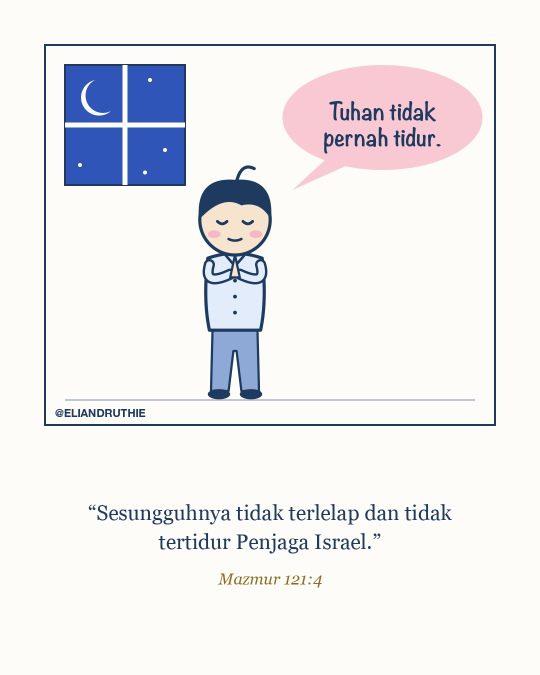
#> input picture output/eli/hari2_malam.jpg, 1080 x 1350 px (shown at 1/2 size)
$ python -i gaya_w8.py   (imports and definitions only)
#> lines starting #> are read from the running program, lines starting #| are printed output that depends on the picture
#> further down, picture is the input picture: PIL image 1080x1350 RGB; mean R, G, B 236.8, 236.2, 238.1
"""Akun Tenang - minggu 8 (konten/tenang_w8.py): 12 gaya baru, satu gaya per slot.
KORAN (halaman depan koran "Kabar Baik"), LETTER (papan huruf felt), KUIS (kuis Alkitab 2 slide), STICKY (catatan tempel di kulkas),
MENU (papan kapur kafe), SEARCH (Reels mesin pencari), ORNAMEN (bola hiasan Natal, hitung mundur), KODE (editor kode),
KARTUPOS (kartu pos tulisan tangan), FLIP (Reels papan huruf bandara), PETA (aplikasi peta), LILIN (lilin di malam hari).
Komik Eli 3x seminggu.

  python3 gaya_w8.py [reels]
"""
import importlib
import math
import sys

import numpy as np
from PIL import Image, ImageDraw, ImageFilter, ImageOps

import cerita
import config
import render
from gaya_w6 import cover, foto_warna, georgia, hn, tambah_musik
from gaya_w7 import (bayangan, bersih, comp, ease, fade, ft, gradasi, pas, selotip, sprite, tangan, tanpa_kutip,
                     vintage)
from render import OUT, W, H, grain, save, wrap

HANDLE = config.AKUN["tenang"]["handle"]
MOD = "tenang_w8"
RW, RH, FPS = 1080, 1920, 30
HARI = ["Minggu", "Senin", "Selasa", "Rabu", "Kamis", "Jumat", "Sabtu"]
ADEGAN = ["fajar", "laut", "kabut", "bintang"]


def tanggal(i):
    return f"{HARI[i % 7]}, {15 + i} November 2026"


def balik_gelap(img):
    """Mode gelap: warna dibalik lalu rona diputar 180 derajat supaya biru tetap biru."""
    inv = ImageOps.invert(img.convert("RGB"))
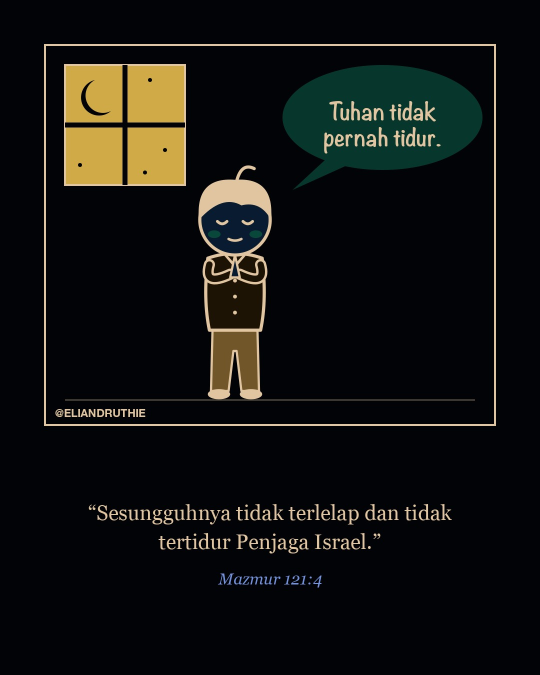
#> inv: PIL image 1080x1350 RGB (shown at 1/2 size); mean R, G, B 18.2, 18.8, 16.9
    h, s, v = inv.convert("HSV").split()
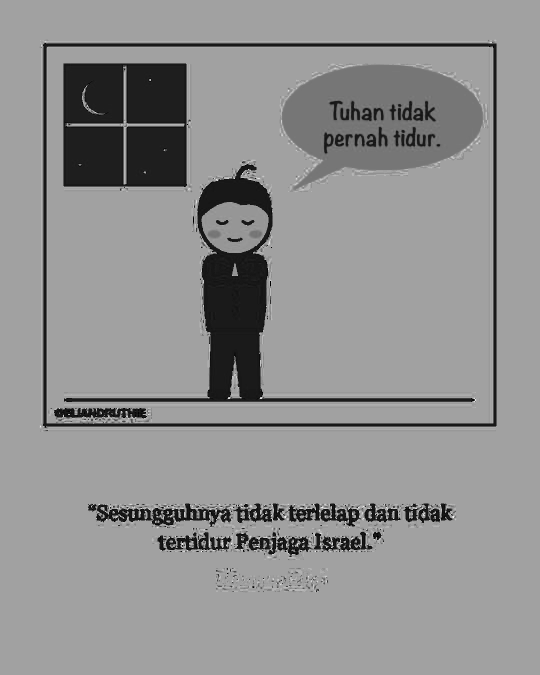
#> h: PIL image 1080x1350 L (shown at 1/2 size); min 0, max 252, mean 144.6
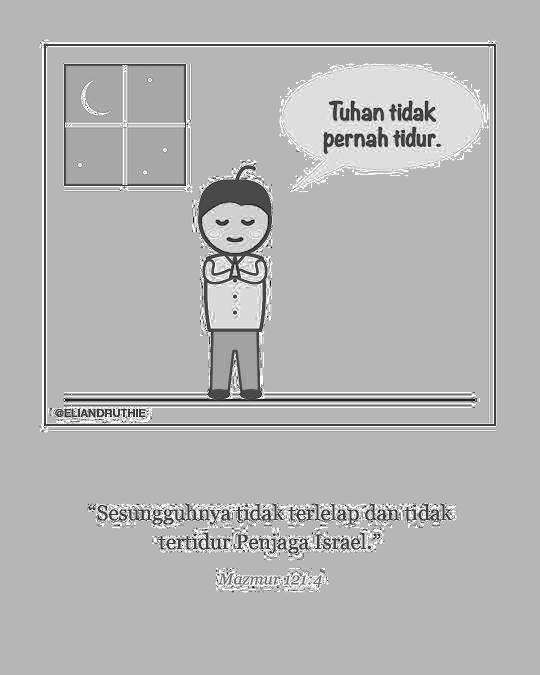
#> s: PIL image 1080x1350 L (shown at 1/2 size); min 0, max 255, mean 180.6
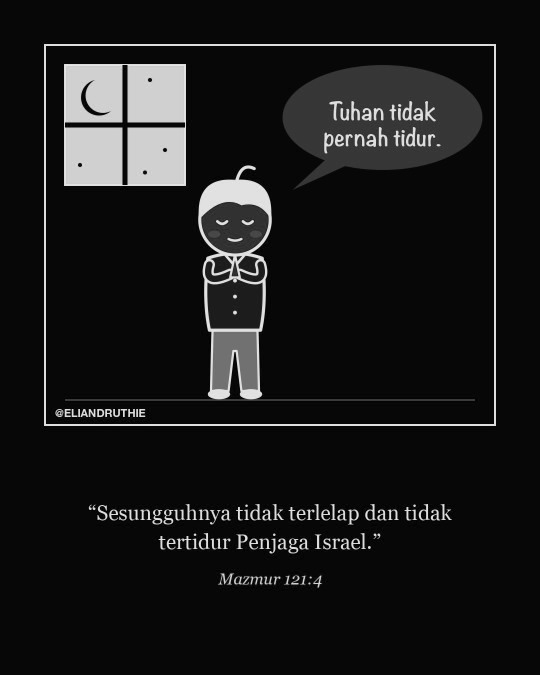
#> v: PIL image 1080x1350 L (shown at 1/2 size); min 0, max 239, mean 24.8
    return Image.merge("HSV", (h.point(lambda x: (x + 128) % 256), s, v)).convert("RGB")
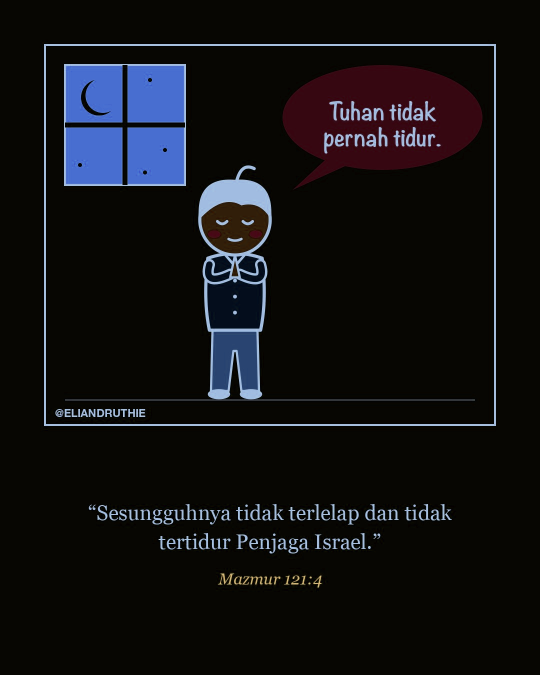
#> returned value: PIL image 1080x1350 RGB (shown at 1/2 size); mean R, G, B 17.4, 16.9, 18.7


# [14 lines left out: function justify, not called in this run]


# ---------- KORAN: halaman depan "Kabar Baik" ----------

KERTAS, TINTA = (236, 230, 214), (34, 30, 26)


# [106 lines left out: functions halftone, koran_image, not called in this run]


# ---------- LETTER: papan huruf felt ----------

DINDING = [(232, 214, 200), (205, 220, 214), (226, 222, 236), (240, 226, 196), (214, 226, 236), (236, 210, 206), (222, 230, 210)]


# [51 lines left out: functions kayu, letter_image, not called in this run]


# ---------- KUIS: kuis Alkitab 2 slide ----------

KUIS_WARNA = [((255, 214, 102), (40, 34, 20)), ((150, 210, 255), (16, 34, 60)), ((255, 170, 160), (60, 20, 20)), ((180, 230, 170), (20, 50, 20))]


# [58 lines left out: function kuis_slide, not called in this run]


def kuis_files(p, i, mod):
    return [save(kuis_slide(p, i, False), f"{mod}/kuis{i + 1}_1.jpg"), save(kuis_slide(p, i, True), f"{mod}/kuis{i + 1}_2.jpg")]


# ---------- STICKY: catatan tempel di kulkas ----------

POSTIT = [(255, 236, 120), (255, 182, 200), (166, 216, 255), (190, 236, 170)]


# [116 lines left out: functions postit, sticky_image, kapur, menu_image, not called in this run]


# ---------- ORNAMEN: bola hiasan Natal, hitung mundur ----------

BOLA = [(196, 30, 46), (206, 160, 60), (30, 120, 70), (40, 80, 170), (170, 176, 188), (130, 24, 50), (20, 110, 110)]


# [55 lines left out: function ornamen_image, not called in this run]


# ---------- KODE: editor kode ----------

KATA_KUNCI = {"def", "while", "if", "else", "elif", "for", "in", "return", "True", "False", "None", "and", "or", "not",
              "import", "from", "class", "with", "as", "try", "except", "pass", "break", "is"}
WK = {"bg": (30, 30, 46), "teks": (205, 214, 244), "kunci": (203, 166, 247), "str": (166, 227, 161), "kom": (127, 132, 156),
      "angka": (250, 179, 135), "fungsi": (137, 180, 250), "ayat": (249, 226, 175)}


# [143 lines left out: functions warnai, kode_image, prangko, kartupos_image, not called in this run]


# ---------- PETA: aplikasi peta dengan rute ----------

PETA_TERANG = {"tanah": (237, 232, 223, 255), "taman": (200, 226, 186, 255), "air": (170, 210, 232, 255),
               "tepi": (214, 208, 198, 255), "jalan": (255, 255, 255, 255), "raya": (250, 214, 120, 255)}
PETA_GELAP = {"tanah": (32, 36, 48, 255), "taman": (36, 58, 50, 255), "air": (34, 58, 92, 255),
              "tepi": (24, 26, 36, 255), "jalan": (66, 72, 90, 255), "raya": (140, 110, 56, 255)}


# [153 lines left out: functions pin, peta_image, lilin_image, not called in this run]


# ---------- SEARCH (Reels): mesin pencari ----------

BIRU_LINK, ABU_T = (26, 84, 200), (95, 99, 104)


# [124 lines left out: functions kaca_pembesar, search_reel, not called in this run]


# ---------- FLIP (Reels): papan huruf bandara ----------

KARAKTER = " ABCDEFGHIJKLMNOPQRSTUVWXYZ0123456789.,!?'-:"


# [64 lines left out: function flip_reel, not called in this run]


# ---------- semua ----------

SIMPLE = {"KORAN": koran_image, "LETTER": letter_image, "STICKY": sticky_image, "MENU": menu_image, "ORNAMEN": ornamen_image,
          "KODE": kode_image, "KARTUPOS": kartupos_image, "PETA": peta_image, "LILIN": lilin_image}
REELS = {"SEARCH": search_reel, "FLIP": flip_reel}


# [30 lines left out: functions render_week, render_reels, not called in this run]


# [4 lines not run here, left out]

>>> from PIL import Image
>>> picture = Image.open('output/eli/hari2_malam.jpg')
>>> result = balik_gelap(picture)
